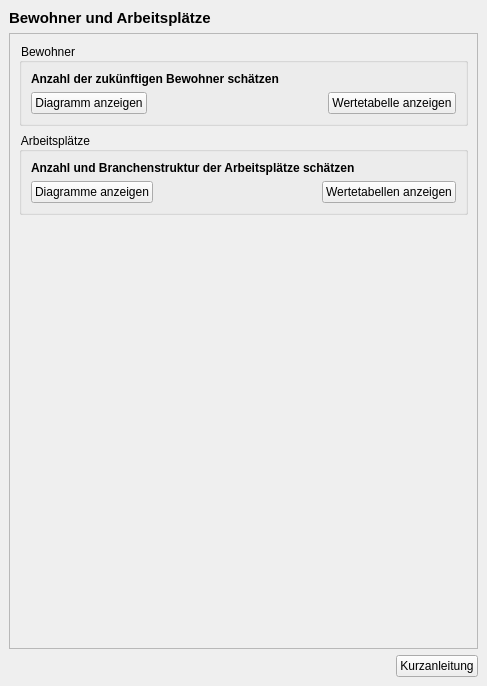
<?xml version="1.0" encoding="UTF-8"?>
<ui version="4.0">
 <class>DockWidget</class>
 <widget class="QDockWidget" name="DockWidget">
  <property name="geometry">
   <rect>
    <x>0</x>
    <y>0</y>
    <width>487</width>
    <height>686</height>
   </rect>
  </property>
  <property name="layoutDirection">
   <enum>Qt::LeftToRight</enum>
  </property>
  <property name="styleSheet">
   <string notr="true">QgsCollapsibleGroupBox{
font: bold 10pt ;
}
QFrame{
	/*background: rgb(245, 245, 245);*/
}
QToolBox:tab {
	font: bold 10pt ;
    color: Grey;
}
QToolBox:tab:selected {
	font: bold 10pt ;
    color: black;
}
QGroupBox::title {
	font: bold italic 8pt ;
    color: black;
}
QPushButton::flat{
background-color: none;
border: 0;
border-style:none;
border-color: blue;
border-width: 0px;
border-radius: 0px;
padding:2px;
}
QPushButton::flat:hover{
background-color: azure;
border-style:solid;
border-color: royalblue;
border-width: 1px;
border-radius: 0px;
padding: 2px;
}
QPushButton::flat:pressed{
background-color: powderblue;
border-style:solid;
border-color: royalblue;
border-width: 1px;
border-radius: 0px;
padding: 2px;
}</string>
  </property>
  <property name="windowTitle">
   <string>Projekt-Check / Wirkungsanalysen / Bewohner und Arbeitsplätze</string>
  </property>
  <widget class="QWidget" name="dockWidgetContents">
   <layout class="QVBoxLayout" name="verticalLayout">
    <item>
     <widget class="QLabel" name="label">
      <property name="font">
       <font>
        <pointsize>11</pointsize>
        <weight>75</weight>
        <bold>true</bold>
       </font>
      </property>
      <property name="text">
       <string>Bewohner und Arbeitsplätze</string>
      </property>
     </widget>
    </item>
    <item>
     <widget class="QScrollArea" name="scrollArea">
      <property name="widgetResizable">
       <bool>true</bool>
      </property>
      <widget class="QWidget" name="scrollAreaWidgetContents">
       <property name="geometry">
        <rect>
         <x>0</x>
         <y>0</y>
         <width>467</width>
         <height>588</height>
        </rect>
       </property>
       <layout class="QVBoxLayout" name="verticalLayout_2">
        <item>
         <widget class="QgsCollapsibleGroupBox" name="mGroupBox">
          <property name="title">
           <string>Bewohner</string>
          </property>
          <property name="collapsed">
           <bool>true</bool>
          </property>
          <layout class="QVBoxLayout" name="verticalLayout_3">
           <item>
            <widget class="QLabel" name="label_2">
             <property name="font">
              <font>
               <weight>75</weight>
               <bold>true</bold>
              </font>
             </property>
             <property name="text">
              <string>Anzahl der zukünftigen Bewohner schätzen</string>
             </property>
            </widget>
           </item>
           <item>
            <layout class="QHBoxLayout" name="horizontalLayout_2">
             <item>
              <widget class="QPushButton" name="inhabitants_button">
               <property name="sizePolicy">
                <sizepolicy hsizetype="Fixed" vsizetype="Fixed">
                 <horstretch>0</horstretch>
                 <verstretch>0</verstretch>
                </sizepolicy>
               </property>
               <property name="toolTip">
                <string>&lt;html&gt;&lt;head/&gt;&lt;body&gt;&lt;p&gt;&lt;span style=&quot; font-weight:600;&quot;&gt;Bewohneranzahl schätzen (Diagramm)&lt;/span&gt;&lt;/p&gt;&lt;p&gt;Anzahl und Altersstruktur der zukünftigen Bewohner der Teilflächen mit Wohnnutzung schätzen und in einem Diagramm darstellen. Methodische Erläuterungen finden Sie in der Kurzanleitung (Schaltfläche unten rechts).&lt;/p&gt;&lt;/body&gt;&lt;/html&gt;</string>
               </property>
               <property name="layoutDirection">
                <enum>Qt::LeftToRight</enum>
               </property>
               <property name="text">
                <string>Diagramm anzeigen</string>
               </property>
               <property name="icon">
                <iconset>
                 <normaloff>../images/iconset_mob/20190619_iconset_mob_people_1.png</normaloff>../images/iconset_mob/20190619_iconset_mob_people_1.png</iconset>
               </property>
              </widget>
             </item>
             <item>
              <spacer name="horizontalSpacer">
               <property name="orientation">
                <enum>Qt::Horizontal</enum>
               </property>
               <property name="sizeHint" stdset="0">
                <size>
                 <width>40</width>
                 <height>20</height>
                </size>
               </property>
              </spacer>
             </item>
             <item>
              <widget class="QPushButton" name="inhabitants_table_button">
               <property name="toolTip">
                <string>&lt;html&gt;&lt;head/&gt;&lt;body&gt;&lt;p&gt;&lt;span style=&quot; font-weight:600;&quot;&gt;Wertetabelle der Schätzung&lt;/span&gt;&lt;/p&gt;&lt;p&gt;Werte der Schätzung von Anzahl und Altersstruktur der zukünftigen Bewohner der Teilflächen mit Wohnnutzung in einer Wertetabelle anzeigen.&lt;/p&gt;&lt;/body&gt;&lt;/html&gt;</string>
               </property>
               <property name="text">
                <string>Wertetabelle anzeigen</string>
               </property>
               <property name="icon">
                <iconset>
                 <normaloff>../images/iconset_mob/20190619_iconset_mob_list_01.png</normaloff>../images/iconset_mob/20190619_iconset_mob_list_01.png</iconset>
               </property>
              </widget>
             </item>
            </layout>
           </item>
          </layout>
         </widget>
        </item>
        <item>
         <widget class="QgsCollapsibleGroupBox" name="mGroupBox_2">
          <property name="title">
           <string>Arbeitsplätze</string>
          </property>
          <property name="collapsed">
           <bool>true</bool>
          </property>
          <layout class="QVBoxLayout" name="verticalLayout_4">
           <item>
            <widget class="QLabel" name="label_3">
             <property name="font">
              <font>
               <weight>75</weight>
               <bold>true</bold>
              </font>
             </property>
             <property name="text">
              <string>Anzahl und Branchenstruktur der Arbeitsplätze schätzen</string>
             </property>
            </widget>
           </item>
           <item>
            <layout class="QHBoxLayout" name="horizontalLayout_3">
             <item>
              <widget class="QPushButton" name="jobs_button">
               <property name="sizePolicy">
                <sizepolicy hsizetype="Fixed" vsizetype="Fixed">
                 <horstretch>0</horstretch>
                 <verstretch>0</verstretch>
                </sizepolicy>
               </property>
               <property name="toolTip">
                <string>&lt;html&gt;&lt;head/&gt;&lt;body&gt;&lt;p&gt;&lt;span style=&quot; font-weight:600;&quot;&gt;Arbeitsplätze schätzen (Diagramm)&lt;/span&gt;&lt;/p&gt;&lt;p&gt;Anzahl der zukünftigen Arbeitsplätze und Branchenstruktur auf den Teilflächen mit Gewerbenutzung schätzen und in einem Diagramm darstellen. Methodische Erläuterungen finden Sie in der Kurzanleitung (Schaltfläche unten rechts).&lt;/p&gt;&lt;/body&gt;&lt;/html&gt;</string>
               </property>
               <property name="layoutDirection">
                <enum>Qt::LeftToRight</enum>
               </property>
               <property name="text">
                <string>Diagramme anzeigen</string>
               </property>
               <property name="icon">
                <iconset>
                 <normaloff>../images/iconset_mob/20190619_iconset_mob_work_1.png</normaloff>../images/iconset_mob/20190619_iconset_mob_work_1.png</iconset>
               </property>
               <property name="flat">
                <bool>false</bool>
               </property>
              </widget>
             </item>
             <item>
              <spacer name="horizontalSpacer_2">
               <property name="orientation">
                <enum>Qt::Horizontal</enum>
               </property>
               <property name="sizeHint" stdset="0">
                <size>
                 <width>40</width>
                 <height>20</height>
                </size>
               </property>
              </spacer>
             </item>
             <item>
              <widget class="QPushButton" name="jobs_table_button">
               <property name="toolTip">
                <string>&lt;html&gt;&lt;head/&gt;&lt;body&gt;&lt;p&gt;&lt;span style=&quot; font-weight:600;&quot;&gt;Wertetabellen der Schätzung&lt;/span&gt;&lt;/p&gt;&lt;p&gt;Werte der Schätzung von Anzahl und Branchenstruktur der zukünftigen Arbeitsplätze auf den Teilflächen mit Gewerbenutzung in zwei Wertetabellen anzeigen. &lt;/p&gt;&lt;/body&gt;&lt;/html&gt;</string>
               </property>
               <property name="text">
                <string>Wertetabellen anzeigen</string>
               </property>
               <property name="icon">
                <iconset>
                 <normaloff>../images/iconset_mob/20190619_iconset_mob_list_01.png</normaloff>../images/iconset_mob/20190619_iconset_mob_list_01.png</iconset>
               </property>
              </widget>
             </item>
            </layout>
           </item>
          </layout>
         </widget>
        </item>
        <item>
         <spacer name="verticalSpacer_4">
          <property name="orientation">
           <enum>Qt::Vertical</enum>
          </property>
          <property name="sizeHint" stdset="0">
           <size>
            <width>20</width>
            <height>519</height>
           </size>
          </property>
         </spacer>
        </item>
       </layout>
      </widget>
     </widget>
    </item>
    <item>
     <layout class="QHBoxLayout" name="horizontalLayout">
      <item>
       <spacer name="horizontalSpacer_3">
        <property name="orientation">
         <enum>Qt::Horizontal</enum>
        </property>
        <property name="sizeHint" stdset="0">
         <size>
          <width>40</width>
          <height>20</height>
         </size>
        </property>
       </spacer>
      </item>
      <item>
       <widget class="QPushButton" name="manual_button">
        <property name="sizePolicy">
         <sizepolicy hsizetype="Fixed" vsizetype="Fixed">
          <horstretch>0</horstretch>
          <verstretch>0</verstretch>
         </sizepolicy>
        </property>
        <property name="toolTip">
         <string>&lt;html&gt;&lt;head/&gt;&lt;body&gt;&lt;p&gt;&lt;span style=&quot; font-weight:600;&quot;&gt;Kurzanleitung&lt;/span&gt;&lt;/p&gt;&lt;p&gt;Zeigt eine Kurzanleitung (pdf) zu den Funktionen im Analysebereich „Bewohner und Arbeitsplätze“ an.&lt;/p&gt;&lt;/body&gt;&lt;/html&gt;</string>
        </property>
        <property name="layoutDirection">
         <enum>Qt::LeftToRight</enum>
        </property>
        <property name="text">
         <string>Kurzanleitung</string>
        </property>
        <property name="icon">
         <iconset>
          <normaloff>../images/iconset_mob/20190619_iconset_mob_info_2.png</normaloff>../images/iconset_mob/20190619_iconset_mob_info_2.png</iconset>
        </property>
       </widget>
      </item>
     </layout>
    </item>
   </layout>
  </widget>
 </widget>
 <customwidgets>
  <customwidget>
   <class>QgsCollapsibleGroupBox</class>
   <extends>QGroupBox</extends>
   <header>qgscollapsiblegroupbox.h</header>
   <container>1</container>
  </customwidget>
 </customwidgets>
 <resources/>
 <connections/>
</ui>
